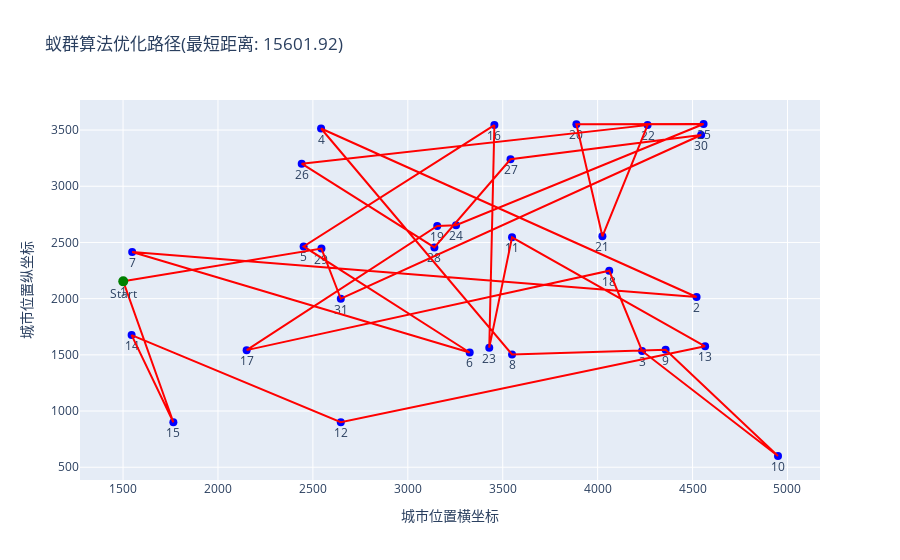

Source (notebook cell):
### Code cell
shortest_route_1based = shortest_route + 1  # 将索引转换为1-based以匹配MATLAB

# 创建图形对象
fig = go.Figure()

# 添加城市点
fig.add_trace(go.Scatter(
    x=citys[shortest_route, 0],
    y=citys[shortest_route, 1],
    mode='markers+text',
    name='Cities',
    text=[str(idx) for idx in shortest_route_1based],  # 添加城市索引
    textposition="bottom center",
    marker=dict(size=8, color='blue')
))

# 添加路径线
fig.add_trace(go.Scatter(
    x=np.append(citys[shortest_route, 0], citys[shortest_route[0], 0]),
    y=np.append(citys[shortest_route, 1], citys[shortest_route[0], 1]),
    mode='lines',
    name='Path',
    line=dict(color='red')
))

# 标记起点
fig.add_trace(go.Scatter(
    x=[citys[shortest_route[0], 0]],
    y=[citys[shortest_route[0], 1]],
    mode='markers+text',
    name='Start',
    text='Start',
    textposition="bottom center",
    marker=dict(size=10, color='green')
))

# 更新布局
fig.update_layout(
    title=f'蚁群算法优化路径(最短距离: {shortest_length:.2f})',
    xaxis_title='城市位置横坐标',
    yaxis_title='城市位置纵坐标',
    showlegend=False
)

### Figure 1 — Plotly figure (JSON) as saved in the notebook; plotly's stock layout.template omitted (floating-point values rounded to 4 significant figures)
{"data": [{"marker": {"color": "blue", "size": 8}, "mode": "markers+text", "name": "Cities", "text": ["1", "15", "14", "12", "13", "11", "23", "16", "5", "6", "7", "2", "4", "8", "9", "10", "3", "18", "17", "19", "24", "25", "20", "21", "22", "26", "28", "27", "30", "31", "29"], "textposition": "bottom center", "type": "scatter", "x": [1501, 1765, 1545, 2647, 4566, 3549, 3429, 3456, 2451, 3326, 1548, 4521, 2543, 3549, 4358, 4950, 4234, 4061, 2151, 3155, 3254, 4558, 3888, 4025, 4263, 2441, 3140, 3541, 4545, 2647, 2545], "y": [2154, 900, 1676, 900, 1576, 2546, 1564, 3544, 2465, 1521, 2415, 2015, 3514, 1504, 1546, 600, 1535, 2248, 1542, 2647, 2654, 3554, 3551, 2555, 3544, 3201, 2456, 3240, 3456, 1999, 2446]}, {"line": {"color": "red"}, "mode": "lines", "name": "Path", "type": "scatter", "x": [1501, 1765, 1545, 2647, 4566, 3549, 3429, 3456, 2451, 3326, 1548, 4521, 2543, 3549, 4358, 4950, 4234, 4061, 2151, 3155, 3254, 4558, 3888, 4025, 4263, 2441, 3140, 3541, 4545, 2647, 2545, 1501], "y": [2154, 900, 1676, 900, 1576, 2546, 1564, 3544, 2465, 1521, 2415, 2015, 3514, 1504, 1546, 600, 1535, 2248, 1542, 2647, 2654, 3554, 3551, 2555, 3544, 3201, 2456, 3240, 3456, 1999, 2446, 2154]}, {"marker": {"color": "green", "size": 10}, "mode": "markers+text", "name": "Start", "text": "Start", "textposition": "bottom center", "type": "scatter", "x": [1501], "y": [2154]}], "layout": {"showlegend": false, "title": {"text": "蚁群算法优化路径(最短距离: 15601.92)"}, "xaxis": {"title": {"text": "城市位置横坐标"}}, "yaxis": {"title": {"text": "城市位置纵坐标"}}}}
